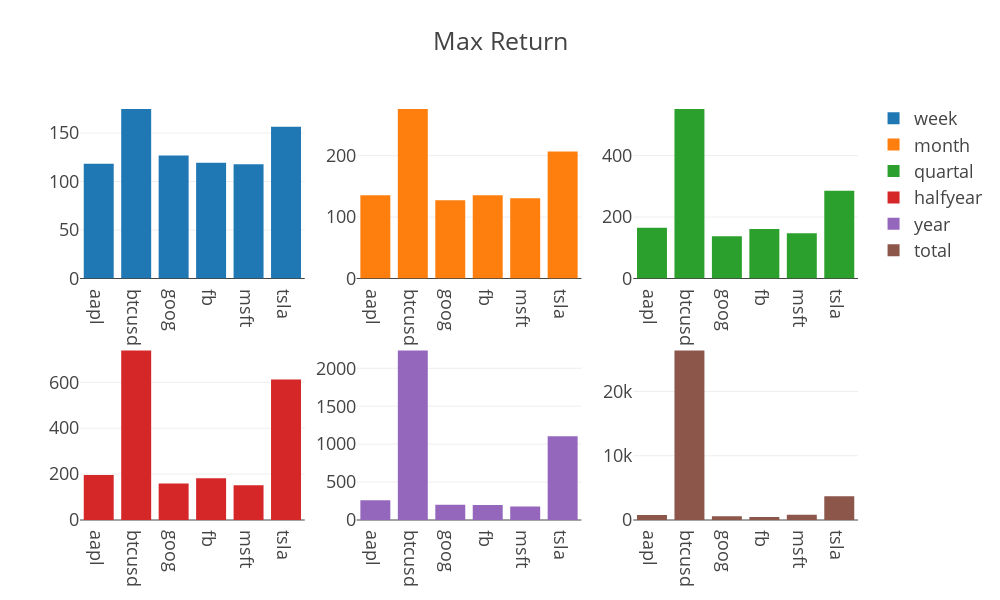

This figure's notebook cell:
### Code cell
fig = make_subplots(rows=2, cols=3)

fig.add_trace(
    go.Bar(x=df_week.signal, y=df_week.maxs,
    name = "week"),
    row=1, col=1
)
fig.add_trace(
    go.Bar(x=df_month.signal, y=df_month.maxs,
    name = "month"),
    row=1, col=2
)
fig.add_trace(
    go.Bar(x=df_quartal.signal, y=df_quartal.maxs,
    name = "quartal"),
    row=1, col=3
)
fig.add_trace(
    go.Bar(x=df_halfyear.signal, y=df_halfyear.maxs,
    name = "halfyear"),
    row=2, col=1
)
fig.add_trace(
    go.Bar(x=df_year.signal, y=df_year.maxs,
    name = "year"),
    row=2, col=2
)
fig.add_trace(
    go.Bar(x=df_total.signal, y=df_total.maxs,
    name = "total"),
    row=2, col=3
)
fig.update_layout(height=600, width=1000, title_text="Max Return")

fig.show()

### Figure 1 — Plotly figure (JSON) as saved in the notebook; plotly's stock layout.template omitted (floating-point values rounded to 4 significant figures)
{"data": [{"name": "week", "type": "bar", "x": ["aapl", "btcusd", "goog", "fb", "msft", "tsla"], "xaxis": "x", "y": [118.4, 174.9, 126.9, 119.3, 117.8, 156.5], "yaxis": "y"}, {"name": "month", "type": "bar", "x": ["aapl", "btcusd", "goog", "fb", "msft", "tsla"], "xaxis": "x2", "y": [135.6, 276.1, 127.4, 135.5, 130.7, 206.6], "yaxis": "y2"}, {"name": "quartal", "type": "bar", "x": ["aapl", "btcusd", "goog", "fb", "msft", "tsla"], "xaxis": "x3", "y": [165.1, 552.0, 137.4, 161.5, 147.5, 285.7], "yaxis": "y3"}, {"name": "halfyear", "type": "bar", "x": ["aapl", "btcusd", "goog", "fb", "msft", "tsla"], "xaxis": "x4", "y": [196.2, 738.6, 158.9, 182.3, 151.7, 611.5], "yaxis": "y4"}, {"name": "year", "type": "bar", "x": ["aapl", "btcusd", "goog", "fb", "msft", "tsla"], "xaxis": "x5", "y": [260.9, 2235.0, 202.6, 198.6, 178.6, 1104.0], "yaxis": "y5"}, {"name": "total", "type": "bar", "x": ["aapl", "btcusd", "goog", "fb", "msft", "tsla"], "xaxis": "x6", "y": [786.2, 26390.0, 589.1, 454.2, 834.7, 3678.0], "yaxis": "y6"}], "layout": {"height": 600, "title": {"text": "Max Return"}, "width": 1000, "xaxis": {"anchor": "y", "domain": [0, 0.2889]}, "xaxis2": {"anchor": "y2", "domain": [0.3556, 0.6444]}, "xaxis3": {"anchor": "y3", "domain": [0.7111, 1]}, "xaxis4": {"anchor": "y4", "domain": [0, 0.2889]}, "xaxis5": {"anchor": "y5", "domain": [0.3556, 0.6444]}, "xaxis6": {"anchor": "y6", "domain": [0.7111, 1]}, "yaxis": {"anchor": "x", "domain": [0.575, 1]}, "yaxis2": {"anchor": "x2", "domain": [0.575, 1]}, "yaxis3": {"anchor": "x3", "domain": [0.575, 1]}, "yaxis4": {"anchor": "x4", "domain": [0, 0.425]}, "yaxis5": {"anchor": "x5", "domain": [0, 0.425]}, "yaxis6": {"anchor": "x6", "domain": [0, 0.425]}}}
